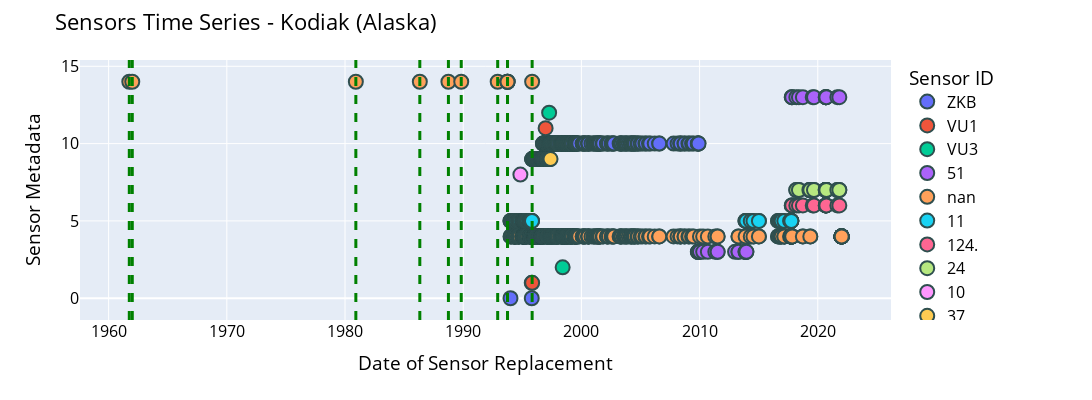

Notebook code cell kept with this figure:
### Code cell
def make_time_series(data_df, station_name, label = ''):
    #filter date
    #data_df = data_df.loc[data_df.date_time <= pd.Timestamp('1995-01-01')]

    # converts categorical char values for sensor ids to integer values (on y-axis in the plots)
    data_df['values'] = pd.factorize( data_df.sensor_id)[0]


    fig = px.scatter(data_df, x="date_time", y="values", color="sensor_id",
                    hover_name="sensor_id", hover_data=["comment"]
                    )

    fig.update_layout(title='Sensors Time Series - ' + station_name + ' ' + label)
    #fig.update_yaxes( ticktext= ['Schroeder', 'WMO', 'IGRA2'],
    #                  tickvals= [1,2,3])

    fig.update_layout(width= 1800, height = 400)

    fig.update_layout(
        xaxis_title="Date of Sensor Replacement",
        yaxis_title="Sensor Metadata",
        legend_title="Sensor ID",
        font=dict(
            size=16,
            color="black"
        )
    )

    fig.update_traces(marker=dict(size=14,
                                  line=dict(width=2,
                                            color='DarkSlateGrey')),
                      selector=dict(mode='markers'))




    for d in stat_igra2.date_time:
        fig.add_vline(x=d, line_width=3, line_dash="dash", line_color="green")



    fig.update_layout(hovermode="x unified")

    fig.update_layout(
    yaxis = dict(
    tickfont = dict(size=16)))

    return fig
fig = make_time_series(data_df, station_name) 
fig.show()

### Figure 1 — Plotly figure (JSON) as saved in the notebook; plotly's stock layout.template omitted (floating-point values rounded to 4 significant figures; data arrays with more than 128 entries replaced by an {"elided": "..."} marker saying what was removed)
{"data": [{"customdata": [["  ZKB VIZ model 1492-520 NWS 1680 MHz ART \"B\" Accu-Lok {1988} 31313=01102^ (T=004,W3=11,W2=28) NWS stock no. J060, 0.25 sec time sequenced <F=T1680AL,"], ["  ZKB VIZ model 1492-520 NWS 1680 MHz ART \"B\" Accu-Lok {1988} 31313=01102^ (T=004,W3=11,W2=28) NWS stock no. J060, 0.25 sec time sequenced <F=T1680AL,"]], "hovertemplate": "<b>%{hovertext}</b><br><br>sensor_id=ZKB <br>date_time=%{x}<br>values=%{y}<br>comment=%{customdata[0]}<extra></extra>", "hovertext": ["ZKB ", "ZKB "], "legendgroup": "ZKB ", "marker": {"color": "#636efa", "line": {"color": "DarkSlateGrey", "width": 2}, "size": 14, "symbol": "circle"}, "mode": "markers", "name": "ZKB ", "orientation": "v", "showlegend": true, "type": "scatter", "x": ["1994-01-01T00:00:00", "1995-10-20T00:00:00"], "xaxis": "x", "y": [0, 0], "yaxis": "y"}, {"customdata": [["  VU1 Vaisala RS80-56H or RS80-56 1680 MHz RDF H-Humicap NWS radiosonde, pressure cell {1995} 31313=43702^ (W3=37, T=038) <F=T1680AL,P=Ac,T=CB,U=A>"], ["  VU1 Vaisala RS80-56H or RS80-56 1680 MHz RDF H-Humicap NWS radiosonde, pressure cell {1995} 31313=43702^ (W3=37, T=038) <F=T1680AL,P=Ac,T=CB,U=A>"]], "hovertemplate": "<b>%{hovertext}</b><br><br>sensor_id=VU1 <br>date_time=%{x}<br>values=%{y}<br>comment=%{customdata[0]}<extra></extra>", "hovertext": ["VU1 ", "VU1 "], "legendgroup": "VU1 ", "marker": {"color": "#EF553B", "line": {"color": "DarkSlateGrey", "width": 2}, "size": 14, "symbol": "circle"}, "mode": "markers", "name": "VU1 ", "orientation": "v", "showlegend": true, "type": "scatter", "x": ["1995-10-19T20:00:00", "1995-11-01T00:00:00"], "xaxis": "x", "y": [1, 1], "yaxis": "y"}, {"customdata": [["  VU3 Vaisala RS80-57H or RS80-57 1680 MHz RDF H-Humicap NWS radiosonde, pressure cell {1998} 31313=45202^ (W3=52, T=039) (RDF, 1680+-3 MHz AM)"]], "hovertemplate": "<b>%{hovertext}</b><br><br>sensor_id=VU3 <br>date_time=%{x}<br>values=%{y}<br>comment=%{customdata[0]}<extra></extra>", "hovertext": ["VU3 "], "legendgroup": "VU3 ", "marker": {"color": "#00cc96", "line": {"color": "DarkSlateGrey", "width": 2}, "size": 14, "symbol": "circle"}, "mode": "markers", "name": "VU3 ", "orientation": "v", "showlegend": true, "type": "scatter", "x": ["1998-06-01T00:00:00"], "xaxis": "x", "y": [2], "yaxis": "y"}, {"customdata": [["VIZ-B2 (United States)                "], ["VIZ-B2 (United States)                "], ["VIZ-B2 (United States)                "], ["VIZ-B2 (United States)                "], ["VIZ-B2 (United States)                "], ["VIZ-B2 (United States)                "], ["VIZ-B2 (United States)                "], ["VIZ-B2 (United States)                "], ["VIZ-B2 (United States)                "], ["VIZ-B2 (United States)                "], ["VIZ-B2 (United States)                "], ["VIZ-B2 (United States)                "], ["VIZ-B2 (United States)                "], ["VIZ-B2 (United States)                "], ["VIZ-B2 (United States)                "], ["VIZ-B2 (United States)                "], ["VIZ-B2 (United States)                "], ["VIZ-B2 (United States)                "], ["VIZ-B2 (United States)                "], ["VIZ-B2 (United States)                "], ["VIZ-B2 (United States)                "]], "hovertemplate": "<b>%{hovertext}</b><br><br>sensor_id=51<br>date_time=%{x}<br>values=%{y}<br>comment=%{customdata[0]}<extra></extra>", "hovertext": ["51", "51", "51", "51", "51", "51", "51", "51", "51", "51", "51", "51", "51", "51", "51", "51", "51", "51", "51", "51", "51"], "legendgroup": "51", "marker": {"color": "#ab63fa", "line": {"color": "DarkSlateGrey", "width": 2}, "size": 14, "symbol": "circle"}, "mode": "markers", "name": "51", "orientation": "v", "showlegend": true, "type": "scatter", "x": ["2012-12-31T12:00:00", "2013-04-18T00:00:00", "2013-11-19T00:00:00", "2013-11-23T00:00:00", "2013-12-17T00:00:00", "2009-11-06T07:00:00", "2009-11-16T19:00:00", "2009-11-17T08:00:00", "2009-11-17T19:00:00", "2009-11-29T18:00:00", "2009-12-01T00:00:00", "2010-01-12T12:00:00", "2010-04-21T12:00:00", "2010-09-13T00:00:00", "2011-05-01T12:00:00", "2011-07-10T12:00:00", "2011-07-13T00:00:00", "2013-04-18T00:00:00", "2013-11-19T00:00:00", "2013-11-23T00:00:00", "2013-12-17T00:00:00"], "xaxis": "x", "y": [3, 3, 3, 3, 3, 3, 3, 3, 3, 3, 3, 3, 3, 3, 3, 3, 3, 3, 3, 3, 3], "yaxis": "y"}, {"customdata": {"elided": "460x1 str values"}, "hovertemplate": "<b>%{hovertext}</b><br><br>sensor_id=nan<br>date_time=%{x}<br>values=%{y}<br>comment=%{customdata[0]}<extra></extra>", "hovertext": {"elided": "460 str values"}, "legendgroup": "nan", "marker": {"color": "#FFA15A", "line": {"color": "DarkSlateGrey", "width": 2}, "size": 14, "symbol": "circle"}, "mode": "markers", "name": "nan", "orientation": "v", "showlegend": true, "type": "scatter", "x": {"elided": "460 str values"}, "xaxis": "x", "y": {"elided": "460 int values"}, "yaxis": "y"}, {"customdata": [["VIZ type B time-commutated (United States)             "], ["VIZ type B time-commutated (United States)             "], ["VIZ type B time-commutated (United States)             "], ["VIZ type B time-commutated (United States)             "], ["VIZ type B time-commutated (United States)             "], ["VIZ type B time-commutated (United States)             "], ["VIZ type B time-commutated (United States)             "], ["VIZ type B time-commutated (United States)             "], ["VIZ type B time-commutated (United States)             "], ["VIZ type B time-commutated (United States)             "], ["VIZ type B time-commutated (United States)             "], ["VIZ type B time-commutated (United States)             "], ["VIZ type B time-commutated (United States)             "], ["VIZ type B time-commutated (United States)             "], ["VIZ type B time-commutated (United States)             "], ["VIZ type B time-commutated (United States)             "], ["VIZ type B time-commutated (United States)             "], ["VIZ type B time-commutated (United States)             "], ["VIZ type B time-commutated (United States)             "], ["VIZ type B time-commutated (United States)             "], ["VIZ type B time-commutated (United States)             "], ["VIZ type B time-commutated (United States)             "], ["VIZ type B time-commutated (United States)             "], ["VIZ type B time-commutated (United States)             "], ["VIZ type B time-commutated (United States)             "], ["VIZ type B time-commutated (United States)             "], ["VIZ type B time-commutated (United States)             "], ["VIZ type B time-commutated (United States)             "], ["VIZ type B time-commutated (United States)             "], ["VIZ type B time-commutated (United States)             "], ["VIZ type B time-commutated (United States)             "], ["VIZ type B time-commutated (United States)             "], ["VIZ type B time-commutated (United States)             "], ["VIZ type B time-commutated (United States)             "], ["VIZ type B time-commutated (United States)             "], ["VIZ type B time-commutated (United States)             "], ["VIZ type B time-commutated (United States)             "], ["VIZ type B time-commutated (United States)             "], ["VIZ type B time-commutated (United States)             "], ["VIZ type B time-commutated (United States)             "], ["VIZ type B time-commutated (United States)             "], ["VIZ type B time-commutated (United States)             "], ["VIZ type B time-commutated (United States)             "], ["VIZ type B time-commutated (United States)             "], ["VIZ type B time-commutated (United States)             "], ["VIZ type B time-commutated (United States)             "], ["VIZ type B time-commutated (United States)             "], ["VIZ type B time-commutated (United States)             "], ["VIZ type B time-commutated (United States)             "], ["VIZ type B time-commutated (United States)             "], ["VIZ type B time-commutated (United States)             "], ["VIZ type B time-commutated (United States)             "], ["VIZ type B time-commutated (United States)             "], ["VIZ type B time-commutated (United States)             "], ["VIZ type B time-commutated (United States)             "], ["VIZ type B time-commutated (United States)             "], ["VIZ type B time-commutated (United States)             "], ["VIZ type B time-commutated (United States)             "], ["VIZ type B time-commutated (United States)             "], ["VIZ type B time-commutated (United States)             "], ["VIZ type B time-commutated (United States)             "], ["VIZ type B time-commutated (United States)             "], ["VIZ type B time-commutated (United States)             "], ["VIZ type B time-commutated (United States)             "], ["VIZ type B time-commutated (United States)             "], ["VIZ type B time-commutated (United States)             "], ["VIZ type B time-commutated (United States)             "], ["VIZ type B time-commutated (United States)             "], ["VIZ type B time-commutated (United States)             "], ["VIZ type B time-commutated (United States)             "], ["VIZ type B time-commutated (United States)             "], ["VIZ type B time-commutated (United States)             "], ["VIZ type B time-commutated (United States)             "], ["VIZ type B time-commutated (United States)             "], ["VIZ type B time-commutated (United States)             "], ["VIZ type B time-commutated (United States)             "], ["VIZ type B time-commutated (United States)             "], ["VIZ type B time-commutated (United States)             "], ["VIZ type B time-commutated (United States)             "], ["VIZ type B time-commutated (United States)             "], ["VIZ type B time-commutated (United States)             "], ["VIZ type B time-commutated (United States)             "], ["VIZ type B time-commutated (United States)             "], ["VIZ type B time-commutated (United States)             "], ["VIZ type B time-commutated (United States)             "], ["VIZ type B time-commutated (United States)             "], ["VIZ type B time-commutated (United States)             "], ["VIZ type B time-commutated (United States)             "], ["VIZ type B time-commutated (United States)             "], ["VIZ type B time-commutated (United States)             "], ["VIZ type B time-commutated (United States)             "], ["VIZ type B time-commutated (United States)             "], ["VIZ type B time-commutated (United States)             "], ["VIZ type B time-commutated (United States)             "], ["VIZ type B time-commutated (United States)             "], ["VIZ type B time-commutated (United States)             "]], "hovertemplate": "<b>%{hovertext}</b><br><br>sensor_id=11<br>date_time=%{x}<br>values=%{y}<br>comment=%{customdata[0]}<extra></extra>", "hovertext": ["11", "11", "11", "11", "11", "11", "11", "11", "11", "11", "11", "11", "11", "11", "11", "11", "11", "11", "11", "11", "11", "11", "11", "11", "11", "11", "11", "11", "11", "11", "11", "11", "11", "11", "11", "11", "11", "11", "11", "11", "11", "11", "11", "11", "11", "11", "11", "11", "11", "11", "11", "11", "11", "11", "11", "11", "11", "11", "11", "11", "11", "11", "11", "11", "11", "11", "11", "11", "11", "11", "11", "11", "11", "11", "11", "11", "11", "11", "11", "11", "11", "11", "11", "11", "11", "11", "11", "11", "11", "11", "11", "11", "11", "11", "11", "11"], "legendgroup": "11", "marker": {"color": "#19d3f3", "line": {"color": "DarkSlateGrey", "width": 2}, "size": 14, "symbol": "circle"}, "mode": "markers", "name": "11", "orientation": "v", "showlegend": true, "type": "scatter", "x": ["2013-11-18T19:00:00", "2013-12-16T21:00:00", "2013-12-18T00:00:00", "2014-05-01T12:00:00", "2014-07-24T12:00:00", "2015-01-08T00:00:00", "2016-08-22T00:00:00", "2016-10-08T00:00:00", "2016-11-17T00:00:00", "2016-12-11T00:00:00", "2017-03-02T22:52:00", "2017-08-29T00:00:00", "2017-09-13T00:00:00", "2017-09-30T00:00:00", "2017-10-04T00:00:00", "2017-10-06T12:00:00", "1994-01-01T00:00:00", "1994-01-02T00:00:00", "1994-01-11T00:00:00", "1994-02-03T00:00:00", "1994-02-19T00:00:00", "1994-04-08T00:00:00", "1994-05-07T00:00:00", "1994-05-08T12:00:00", "1994-05-11T00:00:00", "1994-05-12T00:00:00", "1994-05-15T12:00:00", "1994-05-18T00:00:00", "1994-05-21T00:00:00", "1994-06-14T12:00:00", "1994-07-04T00:00:00", "1994-08-30T12:00:00", "1994-09-01T12:00:00", "1994-09-02T12:00:00", "1994-09-08T12:00:00", "1994-09-30T00:00:00", "1994-10-22T00:00:00", "1994-11-03T12:00:00", "1994-12-27T12:00:00", "1995-01-07T12:00:00", "1995-01-13T00:00:00", "1995-01-23T00:00:00", "1995-01-25T00:00:00", "1995-01-29T12:00:00", "1995-02-04T12:00:00", "1995-02-08T00:00:00", "1995-02-12T12:00:00", "1995-02-13T12:00:00", "1995-02-16T00:00:00", "1995-02-18T00:00:00", "1995-02-25T00:00:00", "1995-02-26T12:00:00", "1995-02-27T12:00:00", "1995-03-01T12:00:00", "1995-03-11T12:00:00", "1995-03-14T00:00:00", "1995-03-22T00:00:00", "1995-03-23T00:00:00", "1995-03-24T00:00:00", "1995-04-02T12:00:00", "1995-04-07T12:00:00", "1995-04-13T00:00:00", "1995-04-14T12:00:00", "1995-04-18T00:00:00", "1995-04-20T12:00:00", "1995-05-02T00:00:00", "1995-05-18T00:00:00", "1995-05-28T12:00:00", "1995-06-17T12:00:00", "1995-08-11T00:00:00", "1995-08-14T00:00:00", "1995-08-25T12:00:00", "1995-08-28T00:00:00", "1995-09-05T12:00:00", "1995-09-12T00:00:00", "1995-09-15T12:00:00", "1995-10-01T00:00:00", "1995-10-20T00:00:00", "1995-10-26T12:00:00", "1995-10-27T12:00:00", "2013-11-18T19:00:00", "2013-12-16T21:00:00", "2013-12-18T00:00:00", "2014-05-01T12:00:00", "2014-07-24T12:00:00", "2015-01-08T00:00:00", "2016-08-22T00:00:00", "2016-10-08T00:00:00", "2016-11-17T00:00:00", "2016-12-11T00:00:00", "2017-03-02T22:52:00", "2017-08-29T00:00:00", "2017-09-13T00:00:00", "2017-09-30T00:00:00", "2017-10-04T00:00:00", "2017-10-06T12:00:00"], "xaxis": "x", "y": [5, 5, 5, 5, 5, 5, 5, 5, 5, 5, 5, 5, 5, 5, 5, 5, 5, 5, 5, 5, 5, 5, 5, 5, 5, 5, 5, 5, 5, 5, 5, 5, 5, 5, 5, 5, 5, 5, 5, 5, 5, 5, 5, 5, 5, 5, 5, 5, 5, 5, 5, 5, 5, 5, 5, 5, 5, 5, 5, 5, 5, 5, 5, 5, 5, 5, 5, 5, 5, 5, 5, 5, 5, 5, 5, 5, 5, 5, 5, 5, 5, 5, 5, 5, 5, 5, 5, 5, 5, 5, 5, 5, 5, 5, 5, 5], "yaxis": "y"}, {"customdata": [["Vaisala RS41/AUTOSONDE (Finland)                            "], ["Vaisala RS41/AUTOSONDE (Finland)                            "], ["Vaisala RS41/AUTOSONDE (Finland)                            "], ["Vaisala RS41/AUTOSONDE (Finland)                            "], ["Vaisala RS41/AUTOSONDE (Finland)                            "], ["Vaisala RS41/AUTOSONDE (Finland)                            "], ["Vaisala RS41/AUTOSONDE (Finland)                            "], ["Vaisala RS41/AUTOSONDE (Finland)                            "], ["Vaisala RS41/AUTOSONDE (Finland)                            "], ["Vaisala RS41/AUTOSONDE (Finland)                            "], ["Vaisala RS41/AUTOSONDE (Finland)                            "], ["Vaisala RS41/AUTOSONDE (Finland)                            "], ["Vaisala RS41/AUTOSONDE (Finland)                            "], ["Vaisala RS41/AUTOSONDE (Finland)                            "], ["Vaisala RS41/AUTOSONDE (Finland)                            "], ["Vaisala RS41/AUTOSONDE (Finland)                            "]], "hovertemplate": "<b>%{hovertext}</b><br><br>sensor_id=124.<br>date_time=%{x}<br>values=%{y}<br>comment=%{customdata[0]}<extra></extra>", "hovertext": ["124.", "124.", "124.", "124.", "124.", "124.", "124.", "124.", "124.", "124.", "124.", "124.", "124.", "124.", "124.", "124."], "legendgroup": "124.", "marker": {"color": "#FF6692", "line": {"color": "DarkSlateGrey", "width": 2}, "size": 14, "symbol": "circle"}, "mode": "markers", "name": "124.", "orientation": "v", "showlegend": true, "type": "scatter", "visible": true, "x": ["2017-10-17T23:01:04", "2017-10-20T23:01:04", "2017-11-01T23:01:04", "2018-03-08T23:01:04", "2018-05-28T18:19:06", "2018-09-27T23:01:04", "2019-07-28T23:01:04", "2019-09-06T11:01:04", "2020-09-01T23:01:07", "2020-09-05T23:01:05", "2020-09-07T23:01:06", "2020-09-08T23:01:05", "2020-09-09T23:01:05", "2020-09-22T11:01:07", "2021-08-27T23:01:05", "2021-10-28T11:01:05"], "xaxis": "x", "y": [6, 6, 6, 6, 6, 6, 6, 6, 6, 6, 6, 6, 6, 6, 6, 6], "yaxis": "y"}, {"customdata": [["Mesural FMO 1945A (France)               "], ["Mesural FMO 1945A (France)               "], ["Mesural FMO 1945A (France)               "], ["Mesural FMO 1945A (France)               "], ["Mesural FMO 1945A (France)               "], ["Mesural FMO 1945A (France)               "], ["Mesural FMO 1945A (France)               "], ["Mesural FMO 1945A (France)               "], ["Mesural FMO 1945A (France)               "], ["Mesural FMO 1945A (France)               "], ["Mesural FMO 1945A (France)               "], ["Mesural FMO 1945A (France)               "], ["Mesural FMO 1945A (France)               "], ["Mesural FMO 1945A (France)               "], ["Mesural FMO 1945A (France)               "], ["Mesural FMO 1945A (France)               "], ["Mesural FMO 1945A (France)               "], ["Mesural FMO 1945A (France)               "], ["Mesural FMO 1945A (France)               "], ["Mesural FMO 1945A (France)               "], ["Mesural FMO 1945A (France)               "], ["Mesural FMO 1945A (France)               "], ["Mesural FMO 1945A (France)               "], ["Mesural FMO 1945A (France)               "], ["Mesural FMO 1945A (France)               "], ["Mesural FMO 1945A (France)               "]], "hovertemplate": "<b>%{hovertext}</b><br><br>sensor_id=24<br>date_time=%{x}<br>values=%{y}<br>comment=%{customdata[0]}<extra></extra>", "hovertext": ["24", "24", "24", "24", "24", "24", "24", "24", "24", "24", "24", "24", "24", "24", "24", "24", "24", "24", "24", "24", "24", "24", "24", "24", "24", "24"], "legendgroup": "24", "marker": {"color": "#B6E880", "line": {"color": "DarkSlateGrey", "width": 2}, "size": 14, "symbol": "circle"}, "mode": "markers", "name": "24", "orientation": "v", "showlegend": true, "type": "scatter", "visible": true, "x": ["2018-03-08T12:00:00", "2018-05-28T00:00:00", "2019-04-16T18:00:00", "2019-05-15T00:00:00", "2019-09-06T00:00:00", "2020-09-01T12:00:00", "2020-09-05T12:00:00", "2020-09-07T12:00:00", "2020-09-08T12:00:00", "2020-09-09T12:00:00", "2020-09-22T00:00:00", "2021-08-27T11:01:00", "2021-10-28T00:00:00", "2018-03-08T12:00:00", "2018-05-28T00:00:00", "2019-04-16T18:00:00", "2019-05-15T00:00:00", "2019-09-06T00:00:00", "2020-09-01T12:00:00", "2020-09-05T12:00:00", "2020-09-07T12:00:00", "2020-09-08T12:00:00", "2020-09-09T12:00:00", "2020-09-22T00:00:00", "2021-08-27T11:01:00", "2021-10-28T00:00:00"], "xaxis": "x", "y": [7, 7, 7, 7, 7, 7, 7, 7, 7, 7, 7, 7, 7, 7, 7, 7, 7, 7, 7, 7, 7, 7, 7, 7, 7, 7], "yaxis": "y"}, {"customdata": [["VIZ type A pressure-commutated (United States)             "]], "hovertemplate": "<b>%{hovertext}</b><br><br>sensor_id=10<br>date_time=%{x}<br>values=%{y}<br>comment=%{customdata[0]}<extra></extra>", "hovertext": ["10"], "legendgroup": "10", "marker": {"color": "#FF97FF", "line": {"color": "DarkSlateGrey", "width": 2}, "size": 14, "symbol": "circle"}, "mode": "markers", "name": "10", "orientation": "v", "showlegend": true, "type": "scatter", "x": ["1994-11-03T00:00:00"], "xaxis": "x", "y": [8], "yaxis": "y"}, {"customdata": [["Vaisala RS80 (Finland)                "], ["Vaisala RS80 (Finland)                "], ["Vaisala RS80 (Finland)                "], ["Vaisala RS80 (Finland)                "], ["Vaisala RS80 (Finland)                "], ["Vaisala RS80 (Finland)                "], ["Vaisala RS80 (Finland)                "], ["Vaisala RS80 (Finland)                "], ["Vaisala RS80 (Finland)                "], ["Vaisala RS80 (Finland)                "], ["Vaisala RS80 (Finland)                "], ["Vaisala RS80 (Finland)                "], ["Vaisala RS80 (Finland)                "], ["Vaisala RS80 (Finland)                "], ["Vaisala RS80 (Finland)                "], ["Vaisala RS80 (Finland)                "], ["Vaisala RS80 (Finland)                "], ["Vaisala RS80 (Finland)                "], ["Vaisala RS80 (Finland)                "], ["Vaisala RS80 (Finland)                "], ["Vaisala RS80 (Finland)                "], ["Vaisala RS80 (Finland)                "], ["Vaisala RS80 (Finland)                "], ["Vaisala RS80 (Finland)                "], ["Vaisala RS80 (Finland)                "], ["Vaisala RS80 (Finland)                "], ["Vaisala RS80 (Finland)                "], ["Vaisala RS80 (Finland)                "], ["Vaisala RS80 (Finland)                "], ["Vaisala RS80 (Finland)                "], ["Vaisala RS80 (Finland)                "], ["Vaisala RS80 (Finland)                "], ["Vaisala RS80 (Finland)                "], ["Vaisala RS80 (Finland)                "], ["Vaisala RS80 (Finland)                "], ["Vaisala RS80 (Finland)                "], ["Vaisala RS80 (Finland)                "], ["Vaisala RS80 (Finland)                "], ["Vaisala RS80 (Finland)                "], ["Vaisala RS80 (Finland)                "], ["Vaisala RS80 (Finland)                "], ["Vaisala RS80 (Finland)                "], ["Vaisala RS80 (Finland)                "], ["Vaisala RS80 (Finland)                "], ["Vaisala RS80 (Finland)                "], ["Vaisala RS80 (Finland)                "], ["Vaisala RS80 (Finland)                "], ["Vaisala RS80 (Finland)                "], ["Vaisala RS80 (Finland)                "], ["Vaisala RS80 (Finland)                "], ["Vaisala RS80 (Finland)                "], ["Vaisala RS80 (Finland)                "], ["Vaisala RS80 (Finland)                "], ["Vaisala RS80 (Finland)                "], ["Vaisala RS80 (Finland)                "], ["Vaisala RS80 (Finland)                "], ["Vaisala RS80 (Finland)                "], ["Vaisala RS80 (Finland)                "], ["Vaisala RS80 (Finland)                "], ["Vaisala RS80 (Finland)                "], ["Vaisala RS80 (Finland)                "], ["Vaisala RS80 (Finland)                "], ["Vaisala RS80 (Finland)                "], ["Vaisala RS80 (Finland)                "], ["Vaisala RS80 (Finland)                "], ["Vaisala RS80 (Finland)                "], ["Vaisala RS80 (Finland)                "], ["Vaisala RS80 (Finland)                "], ["Vaisala RS80 (Finland)                "], ["Vaisala RS80 (Finland)                "], ["Vaisala RS80 (Finland)                "], ["Vaisala RS80 (Finland)                "], ["Vaisala RS80 (Finland)                "], ["Vaisala RS80 (Finland)                "], ["Vaisala RS80 (Finland)                "], ["Vaisala RS80 (Finland)                "], ["Vaisala RS80 (Finland)                "], ["Vaisala RS80 (Finland)                "], ["Vaisala RS80 (Finland)                "], ["Vaisala RS80 (Finland)                "], ["Vaisala RS80 (Finland)                "], ["Vaisala RS80 (Finland)                "], ["Vaisala RS80 (Finland)                "], ["Vaisala RS80 (Finland)                "]], "hovertemplate": "<b>%{hovertext}</b><br><br>sensor_id=37<br>date_time=%{x}<br>values=%{y}<br>comment=%{customdata[0]}<extra></extra>", "hovertext": ["37", "37", "37", "37", "37", "37", "37", "37", "37", "37", "37", "37", "37", "37", "37", "37", "37", "37", "37", "37", "37", "37", "37", "37", "37", "37", "37", "37", "37", "37", "37", "37", "37", "37", "37", "37", "37", "37", "37", "37", "37", "37", "37", "37", "37", "37", "37", "37", "37", "37", "37", "37", "37", "37", "37", "37", "37", "37", "37", "37", "37", "37", "37", "37", "37", "37", "37", "37", "37", "37", "37", "37", "37", "37", "37", "37", "37", "37", "37", "37", "37", "37", "37", "37"], "legendgroup": "37", "marker": {"color": "#FECB52", "line": {"color": "DarkSlateGrey", "width": 2}, "size": 14, "symbol": "circle"}, "mode": "markers", "name": "37", "orientation": "v", "showlegend": true, "type": "scatter", "x": ["1995-11-01T00:00:00", "1995-11-05T12:00:00", "1995-11-06T12:00:00", "1995-11-08T00:00:00", "1995-11-11T00:00:00", "1995-12-16T00:00:00", "1995-12-17T00:00:00", "1995-12-31T00:00:00", "1996-01-01T00:00:00", "1996-01-05T00:00:00", "1996-01-09T12:00:00", "1996-01-12T00:00:00", "1996-01-16T12:00:00", "1996-01-18T00:00:00", "1996-01-19T12:00:00", "1996-01-22T00:00:00", "1996-01-24T00:00:00", "1996-01-26T12:00:00", "1996-01-30T00:00:00", "1996-02-01T12:00:00", "1996-02-13T00:00:00", "1996-02-15T12:00:00", "1996-02-23T12:00:00", "1996-03-02T12:00:00", "1996-03-08T00:00:00", "1996-03-19T12:00:00", "1996-03-22T12:00:00", "1996-03-25T00:00:00", "1996-04-02T00:00:00", "1996-04-03T00:00:00", "1996-04-14T12:00:00", "1996-05-04T00:00:00", "1996-05-17T12:00:00", "1996-05-21T12:00:00", "1996-06-02T12:00:00", "1996-06-19T00:00:00", "1996-07-12T00:00:00", "1996-07-15T12:00:00", "1996-07-21T00:00:00", "1996-07-29T00:00:00", "1996-08-03T00:00:00", "1996-08-08T00:00:00", "1996-08-15T00:00:00", "1996-08-16T00:00:00", "1996-08-18T12:00:00", "1996-08-23T00:00:00", "1996-08-26T12:00:00", "1996-08-28T00:00:00", "1996-08-31T00:00:00", "1996-09-01T12:00:00", "1996-09-02T12:00:00", "1996-09-04T12:00:00", "1996-09-09T12:00:00", "1996-09-11T12:00:00", "1996-09-13T12:00:00", "1996-09-14T12:00:00", "1996-09-15T12:00:00", "1996-09-27T00:00:00", "1996-09-29T12:00:00", "1996-09-30T12:00:00", "1996-10-01T12:00:00", "1996-10-17T12:00:00", "1996-10-19T00:00:00", "1996-10-20T00:00:00", "1996-11-10T00:00:00", "1996-11-12T00:00:00", "1996-11-16T12:00:00", "1996-12-03T00:00:00", "1996-12-04T12:00:00", "1996-12-06T00:00:00", "1996-12-15T00:00:00", "1996-12-16T00:00:00", "1997-01-17T00:00:00", "1997-01-18T00:00:00", "1997-02-11T00:00:00", "1997-02-12T00:00:00", "1997-02-13T00:00:00", "1997-02-14T12:00:00", "1997-02-16T00:00:00", "1997-02-17T00:00:00", "1997-04-05T00:00:00", "1997-04-08T00:00:00", "1997-04-29T12:00:00", "1997-05-22T00:00:00"], "xaxis": "x", "y": [9, 9, 9, 9, 9, 9, 9, 9, 9, 9, 9, 9, 9, 9, 9, 9, 9, 9, 9, 9, 9, 9, 9, 9, 9, 9, 9, 9, 9, 9, 9, 9, 9, 9, 9, 9, 9, 9, 9, 9, 9, 9, 9, 9, 9, 9, 9, 9, 9, 9, 9, 9, 9, 9, 9, 9, 9, 9, 9, 9, 9, 9, 9, 9, 9, 9, 9, 9, 9, 9, 9, 9, 9, 9, 9, 9, 9, 9, 9, 9, 9, 9, 9, 9], "yaxis": "y"}, {"customdata": {"elided": "211x1 str values"}, "hovertemplate": "<b>%{hovertext}</b><br><br>sensor_id=52<br>date_time=%{x}<br>values=%{y}<br>comment=%{customdata[0]}<extra></extra>", "hovertext": {"elided": "211 str values"}, "legendgroup": "52", "marker": {"color": "#636efa", "line": {"color": "DarkSlateGrey", "width": 2}, "size": 14, "symbol": "circle"}, "mode": "markers", "name": "52", "orientation": "v", "showlegend": true, "type": "scatter", "x": {"elided": "211 str values"}, "xaxis": "x", "y": {"elided": "211 int values"}, "yaxis": "y"}, {"customdata": [["AVK-RF95 (Russian Federation)                "]], "hovertemplate": "<b>%{hovertext}</b><br><br>sensor_id=53<br>date_time=%{x}<br>values=%{y}<br>comment=%{customdata[0]}<extra></extra>", "hovertext": ["53"], "legendgroup": "53", "marker": {"color": "#EF553B", "line": {"color": "DarkSlateGrey", "width": 2}, "size": 14, "symbol": "circle"}, "mode": "markers", "name": "53", "orientation": "v", "showlegend": true, "type": "scatter", "x": ["1996-12-21T12:00:00"], "xaxis": "x", "y": [11], "yaxis": "y"}, {"customdata": [["AVK-MRZ (Russian Federation)                "]], "hovertemplate": "<b>%{hovertext}</b><br><br>sensor_id=27<br>date_time=%{x}<br>values=%{y}<br>comment=%{customdata[0]}<extra></extra>", "hovertext": ["27"], "legendgroup": "27", "marker": {"color": "#00cc96", "line": {"color": "DarkSlateGrey", "width": 2}, "size": 14, "symbol": "circle"}, "mode": "markers", "name": "27", "orientation": "v", "showlegend": true, "type": "scatter", "x": ["1997-04-09T00:00:00"], "xaxis": "x", "y": [12], "yaxis": "y"}, {"customdata": [["Vaisala RS41/AUTOSONDE (Finland)                            "], ["Vaisala RS41/AUTOSONDE (Finland)                            "], ["Vaisala RS41/AUTOSONDE (Finland)                            "], ["Vaisala RS41/AUTOSONDE (Finland)                            "], ["Vaisala RS41/AUTOSONDE (Finland)                            "], ["Vaisala RS41/AUTOSONDE (Finland)                            "], ["Vaisala RS41/AUTOSONDE (Finland)                            "], ["Vaisala RS41/AUTOSONDE (Finland)                            "], ["Vaisala RS41/AUTOSONDE (Finland)                            "], ["Vaisala RS41/AUTOSONDE (Finland)                            "], ["Vaisala RS41/AUTOSONDE (Finland)                            "], ["Vaisala RS41/AUTOSONDE (Finland)                            "], ["Vaisala RS41/AUTOSONDE (Finland)                            "], ["Vaisala RS41/AUTOSONDE (Finland)                            "], ["Vaisala RS41/AUTOSONDE (Finland)                            "], ["Vaisala RS41/AUTOSONDE (Finland)                            "]], "hovertemplate": "<b>%{hovertext}</b><br><br>sensor_id=124<br>date_time=%{x}<br>values=%{y}<br>comment=%{customdata[0]}<extra></extra>", "hovertext": ["124", "124", "124", "124", "124", "124", "124", "124", "124", "124", "124", "124", "124", "124", "124", "124"], "legendgroup": "124", "marker": {"color": "#ab63fa", "line": {"color": "DarkSlateGrey", "width": 2}, "size": 14, "symbol": "circle"}, "mode": "markers", "name": "124", "orientation": "v", "showlegend": true, "type": "scatter", "x": ["2017-10-17T23:01:04", "2017-10-20T23:01:04", "2017-11-01T23:01:04", "2018-03-08T23:01:04", "2018-05-28T18:19:06", "2018-09-27T23:01:04", "2019-07-28T23:01:04", "2019-09-06T11:01:04", "2020-09-01T23:01:07", "2020-09-05T23:01:05", "2020-09-07T23:01:06", "2020-09-08T23:01:05", "2020-09-09T23:01:05", "2020-09-22T11:01:07", "2021-08-27T23:01:05", "2021-10-28T11:01:05"], "xaxis": "x", "y": [13, 13, 13, 13, 13, 13, 13, 13, 13, 13, 13, 13, 13, 13, 13, 13], "yaxis": "y"}, {"customdata": [["CHANGE RH SENSOR , LITHIUM CHLORIDE HYGRISTOR , to , CARBON HYGRISTOR "], ["CHANGE GROUND EQUIP , AN/GMD-1A , to , AN/GMD-1B "], ["CHANGE RH SENSOR , CARBON HYGRISTOR , to , NEW CARBON HYGRISTOR "], ["CHANGE COMPUTER , MINI-COMPUTER , to , MINI-ART 2 SYSTEM "], ["CHANGE SONDE MODEL , VIZ ACCU-LOK UNSPECIFIED , to , VIZ B 1492-520 NWS 1680 MHZ "], ["CHANGE COMPUTER , MINI-ART 2 SYSTEM , ? , to , MICRO-ART SYSTEM VERSION UNSPECIFIED "], ["USING SONDE MODEL , I1 , VIZ UNSPECIFIED "], ["CHANGE DATA CUTOFF , MISC. ALGORITHM , to , CORRECTED ALGORITHM "], ["CHANGE GRAVITY VAL. , 9.8 METERS PER SECOND SQUARED , to , 9.80665 METERS PER SECOND SQUARED "], ["CHANGE RH ALGORITHM , DEW POINT DEPRESSION = 30 C IF RH < 20% , to , NO CUTOFFS "], ["CHANGE RH ALGORITHM , RH MISSING FOR T<-40 , to , NO CUTOFFS "], ["CHANGE SONDE MODEL , VIZ B 1492-520 NWS 1680 MHZ , to , VAISALA RS80-56H NWS SOLAR/IR CORR "]], "hovertemplate": "<b>%{hovertext}</b><br><br>sensor_id=IGRA2 METADATA<br>date_time=%{x}<br>values=%{y}<br>comment=%{customdata[0]}<extra></extra>", "hovertext": ["IGRA2 METADATA", "IGRA2 METADATA", "IGRA2 METADATA", "IGRA2 METADATA", "IGRA2 METADATA", "IGRA2 METADATA", "IGRA2 METADATA", "IGRA2 METADATA", "IGRA2 METADATA", "IGRA2 METADATA", "IGRA2 METADATA", "IGRA2 METADATA"], "legendgroup": "IGRA2 METADATA", "marker": {"color": "#FFA15A", "line": {"color": "DarkSlateGrey", "width": 2}, "size": 14, "symbol": "circle"}, "mode": "markers", "name": "IGRA2 METADATA", "orientation": "v", "showlegend": true, "type": "scatter", "x": ["1961-10-01T00:00:00", "1962-01-01T00:00:00", "1980-12-01T00:00:00", "1986-05-01T00:00:00", "1988-10-01T00:00:00", "1989-11-01T00:00:00", "1992-12-01T00:00:00", "1993-10-01T00:00:00", "1993-10-01T00:00:00", "1993-10-01T00:00:00", "1993-10-01T00:00:00", "1995-11-01T00:00:00"], "xaxis": "x", "y": [14, 14, 14, 14, 14, 14, 14, 14, 14, 14, 14, 14], "yaxis": "y"}], "layout": {"font": {"color": "black", "size": 16}, "height": 400, "hovermode": "x unified", "legend": {"title": {"text": "Sensor ID"}, "tracegroupgap": 0}, "margin": {"t": 60}, "shapes": [{"line": {"color": "green", "dash": "dash", "width": 3}, "type": "line", "x0": "1961-10-01T00:00:00", "x1": "1961-10-01T00:00:00", "xref": "x", "y0": 0, "y1": 1, "yref": "y domain"}, {"line": {"color": "green", "dash": "dash", "width": 3}, "type": "line", "x0": "1962-01-01T00:00:00", "x1": "1962-01-01T00:00:00", "xref": "x", "y0": 0, "y1": 1, "yref": "y domain"}, {"line": {"color": "green", "dash": "dash", "width": 3}, "type": "line", "x0": "1980-12-01T00:00:00", "x1": "1980-12-01T00:00:00", "xref": "x", "y0": 0, "y1": 1, "yref": "y domain"}, {"line": {"color": "green", "dash": "dash", "width": 3}, "type": "line", "x0": "1986-05-01T00:00:00", "x1": "1986-05-01T00:00:00", "xref": "x", "y0": 0, "y1": 1, "yref": "y domain"}, {"line": {"color": "green", "dash": "dash", "width": 3}, "type": "line", "x0": "1988-10-01T00:00:00", "x1": "1988-10-01T00:00:00", "xref": "x", "y0": 0, "y1": 1, "yref": "y domain"}, {"line": {"color": "green", "dash": "dash", "width": 3}, "type": "line", "x0": "1989-11-01T00:00:00", "x1": "1989-11-01T00:00:00", "xref": "x", "y0": 0, "y1": 1, "yref": "y domain"}, {"line": {"color": "green", "dash": "dash", "width": 3}, "type": "line", "x0": "1992-12-01T00:00:00", "x1": "1992-12-01T00:00:00", "xref": "x", "y0": 0, "y1": 1, "yref": "y domain"}, {"line": {"color": "green", "dash": "dash", "width": 3}, "type": "line", "x0": "1993-10-01T00:00:00", "x1": "1993-10-01T00:00:00", "xref": "x", "y0": 0, "y1": 1, "yref": "y domain"}, {"line": {"color": "green", "dash": "dash", "width": 3}, "type": "line", "x0": "1993-10-01T00:00:00", "x1": "1993-10-01T00:00:00", "xref": "x", "y0": 0, "y1": 1, "yref": "y domain"}, {"line": {"color": "green", "dash": "dash", "width": 3}, "type": "line", "x0": "1993-10-01T00:00:00", "x1": "1993-10-01T00:00:00", "xref": "x", "y0": 0, "y1": 1, "yref": "y domain"}, {"line": {"color": "green", "dash": "dash", "width": 3}, "type": "line", "x0": "1993-10-01T00:00:00", "x1": "1993-10-01T00:00:00", "xref": "x", "y0": 0, "y1": 1, "yref": "y domain"}, {"line": {"color": "green", "dash": "dash", "width": 3}, "type": "line", "x0": "1995-11-01T00:00:00", "x1": "1995-11-01T00:00:00", "xref": "x", "y0": 0, "y1": 1, "yref": "y domain"}], "title": {"text": "Sensors Time Series - Kodiak (Alaska) "}, "width": 1800, "xaxis": {"anchor": "y", "autorange": true, "domain": [0, 1], "range": ["1957-12-16 20:26:04.1809", "2025-10-24 15:33:55.8191"], "title": {"text": "Date of Sensor Replacement"}, "type": "date"}, "yaxis": {"anchor": "x", "autorange": true, "domain": [0, 1], "range": [-1.406, 15.41], "tickfont": {"size": 16}, "title": {"text": "Sensor Metadata"}, "type": "linear"}}}
